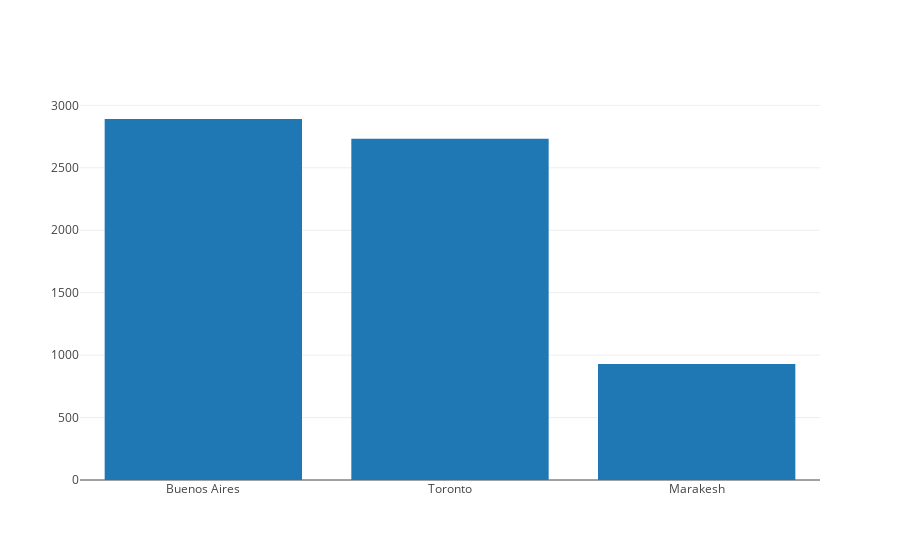

Notebook code for this chart:
### Markdown cell above
Next, we retrieve the first three city names, stored as the `'City'` attribute of each dictionary, and `'Population'` of each of the cities.  Then we plot the names as our `x_values` and the populations as our `y_values`.

### Code cell
import plotly

plotly.offline.init_notebook_mode(connected=True)

x_values = [cities[0]['City'], cities[1]['City'], cities[2]['City']]
y_values = [cities[0]['Population'], cities[1]['Population'], cities[2]['Population']]
trace_first_three_pops = {'x': x_values, 'y': y_values, 'type': 'bar'}
plotly.offline.iplot([trace_first_three_pops])

### Figure 1 — Plotly figure (JSON) as saved in the notebook; plotly's stock layout.template omitted (floating-point values rounded to 4 significant figures)
{"data": [{"type": "bar", "uid": "0f08344e-d2fd-11e9-a895-75e0a8824841", "x": ["Buenos Aires", "Toronto", "Marakesh"], "y": [2891, 2732, 929]}], "layout": {}}
